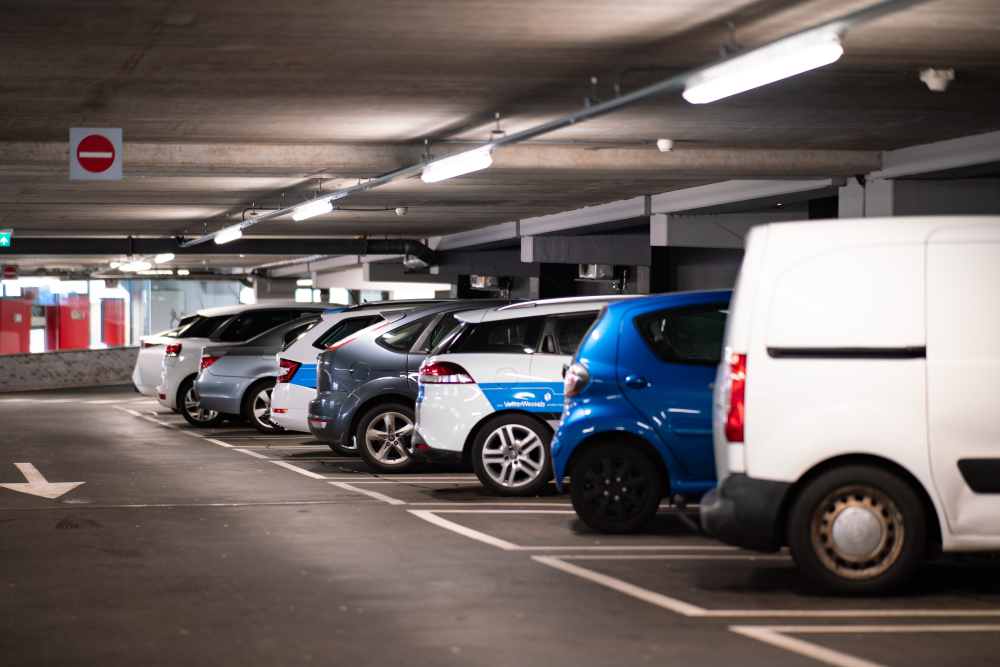
#> input picture project/Project/Data/car-image.jpg, 5000 x 3335 px, given in place of carParkingInput.mp4, which was not available (shown at 1/5 size)
$ jupyter execute car_par.ipynb
#> lines starting #> are read from the running program, lines starting #| are printed output that depends on the picture; after the words box and inside, x2 and y2 are one past the last pixel; in counts of white or black regions, pixels touching at a corner belong together; pictures that were not available may be replaced by others from this repository, and a replacement may not be noted
[cell 1]
import cv2
import pickle
import cvzone
import numpy as np

[cell 2]
# Define the width and height of ROI
width, height = 107, 48

# Loading the ROI from parkingSlotPosition file
try:
    with open('parkingSlotPosition', 'rb') as f:
        posList = pickle.load(f)
        print("parkingSlotPosition file loaded successfully.")
except:
    print("Failed to load parkingSlotPosition file.")
    posList = []

[cell 3]
# Read the video
cap = cv2.VideoCapture('F:\naan mudhalvan\ai enabled car parking\Data\carParkingInput.mp4')

while True:
    # Looping the video
    if cap.get(cv2.CAP_PROP_POS_FRAMES) == cap.get(cv2.CAP_PROP_FRAME_COUNT):
        cap.set(cv2.CAP_PROP_POS_FRAMES, 0)

    # Reading frame by frame from video
    ret, frame = cap.read()
#> frame is the input picture: shape (3335, 5000, 3); mean B, G, R 98.1, 99.5, 108.4

    if not ret:
        break

    # Convert frame to grayscale
    gray = cv2.cvtColor(frame, cv2.COLOR_BGR2GRAY)
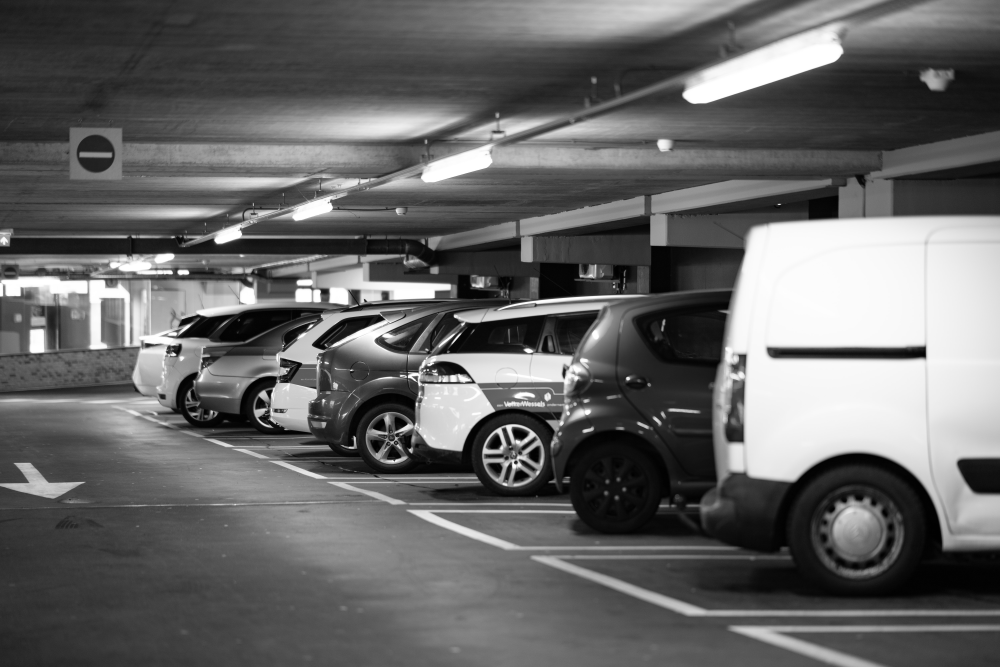
#> gray: shape (3335, 5000) (shown at 1/5 size); min 0, max 255, mean 102

    # Apply Gaussian blur
    blurred = cv2.GaussianBlur(gray, (3, 3), 0)

    # Apply adaptive thresholding
    threshold = cv2.adaptiveThreshold(blurred, 255, cv2.ADAPTIVE_THRESH_GAUSSIAN_C, cv2.THRESH_BINARY_INV, 25, 16)
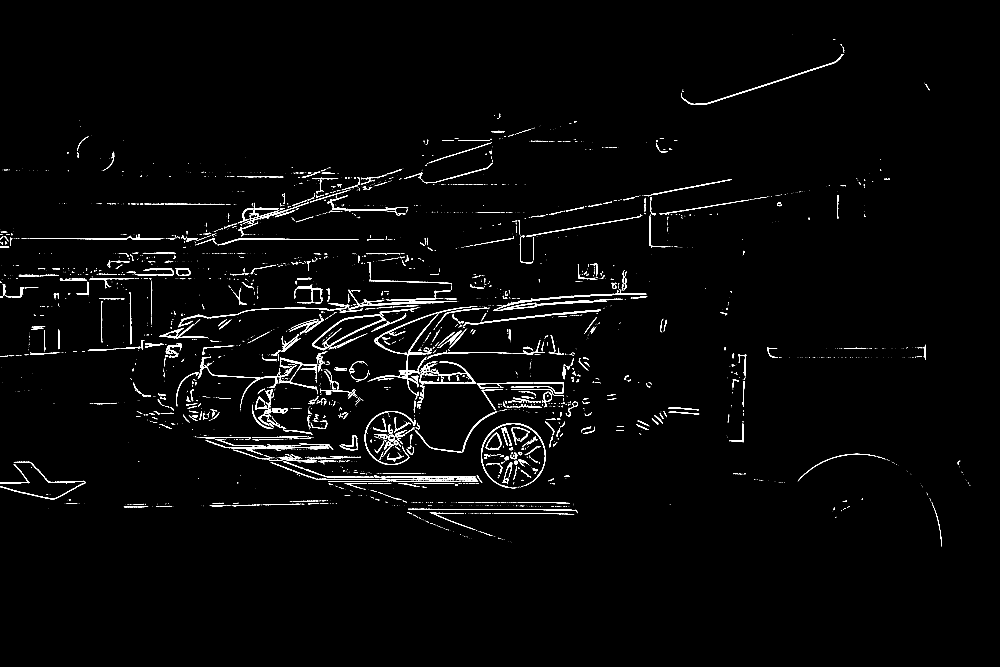
#> threshold: shape (3335, 5000) (shown at 1/5 size); 1.6% white; 3527 white regions (2530 under 20 px), largest, box (x1, y1, x2, y2) and area: (1560, 1572, 1929, 1751) 4823, (2468, 1448, 3231, 1555) 4763, (3406, 271, 4219, 525) 4366

    # Apply median blur
    median = cv2.medianBlur(threshold, 5)
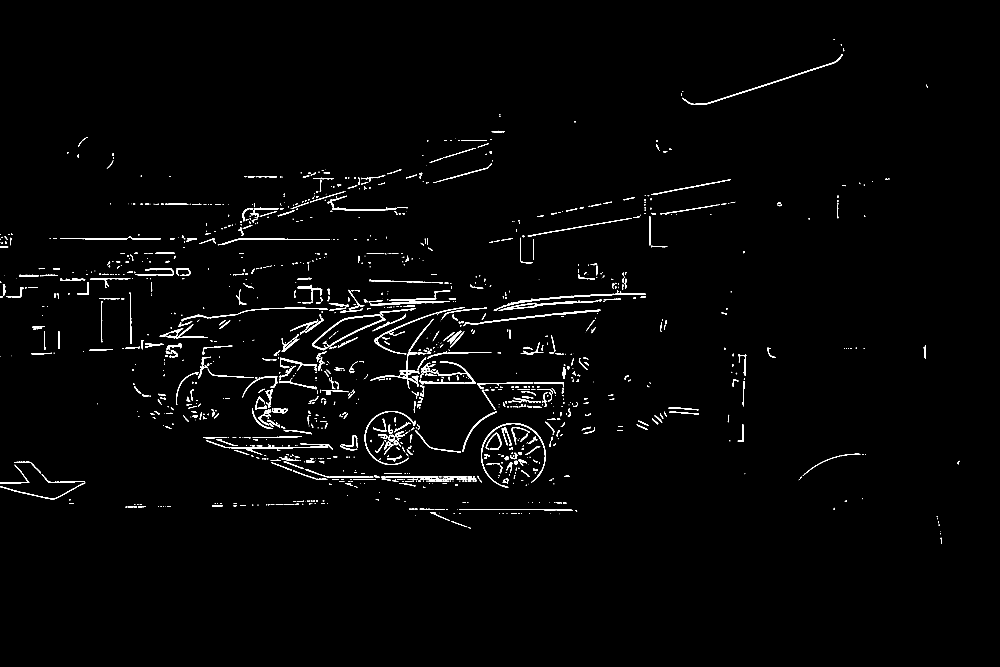
#> median: shape (3335, 5000) (shown at 1/5 size); 1.3% white; 1471 white regions (534 under 20 px), largest, box (x1, y1, x2, y2) and area: (1560, 1572, 1928, 1751) 4771, (2469, 1453, 3230, 1554) 4735, (3411, 272, 4215, 524) 4282

    # Dilate the image
    kernel = np.ones((3, 3), np.uint8)
    dilated = cv2.dilate(median, kernel, iterations=1)
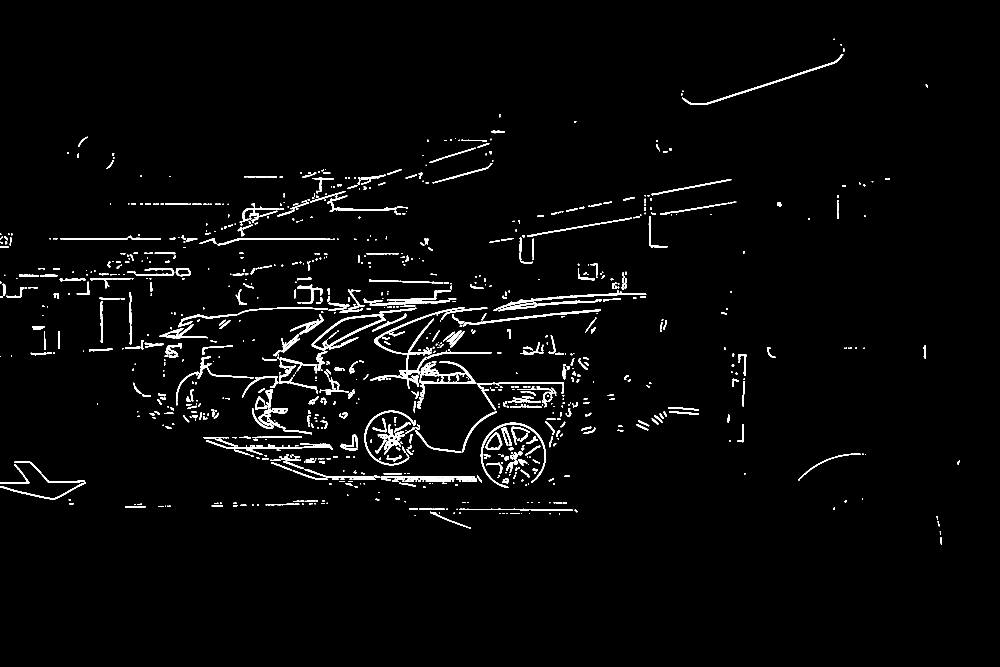
#> dilated: shape (3335, 5000) (shown at 1/5 size); 2.1% white; 1323 white regions (94 under 20 px), largest, box (x1, y1, x2, y2) and area: (1559, 1571, 1929, 1752) 6995, (2468, 1452, 3231, 1555) 6571, (3410, 271, 4216, 525) 6466

    # Create a copy of the original frame to overlay the text
    imgOverlay = frame.copy()

    # Initialize lists to store free slot numbers and positions
    freeSlots = []
    freeSlotPositions = []

    # Check parking space and display slot numbers
    for i, pos in enumerate(posList):
        x, y = pos
        imgCrop = dilated[y:y + height, x:x + width]
        count = cv2.countNonZero(imgCrop)
        if count < 900:
            color = (0, 255, 0)
            thickness = 2
            freeSlots.append(i + 1)
            freeSlotPositions.append(pos)
        else:
            color = (0, 0, 255)
            thickness = 2
        cv2.rectangle(imgOverlay, pos, (pos[0] + width, pos[1] + height), color, thickness)
        cv2.putText(imgOverlay, str(i + 1), (x, y - 10), cv2.FONT_HERSHEY_SIMPLEX, 0.7, (255, 255, 255), thickness,
                    cv2.LINE_AA)
#> after the loop, freeSlotPositions = []; freeSlots = []

    # Display the number of free parking slots
    cv2.putText(imgOverlay, f'Free: {len(freeSlots)} / {len(posList)}', (100, 50), cv2.FONT_HERSHEY_SIMPLEX, 1,
                (0, 255, 0), 2, cv2.LINE_AA)

    # Display the free slot positions
    for slot, pos in zip(freeSlots, freeSlotPositions):
        cv2.putText(imgOverlay, f'Slot {slot}', (pos[0], pos[1] - 10), cv2.FONT_HERSHEY_SIMPLEX, 0.7, (0, 255, 0),
                    thickness, cv2.LINE_AA)
#> this loop made 0 passes

    # Blend the overlay image with the original frame
    imgOutput = cv2.addWeighted(frame, 0.7, imgOverlay, 0.3, 0)

    # Display the frame
    cv2.imshow("Car Parking Input", imgOutput)

    if cv2.waitKey(1) == ord('q'):
#> (key q is pressed here)
        break

cap.release()
cv2.destroyAllWindows()

[cell 4]
# Read the video
cap = cv2.VideoCapture(r'F:\naan mudhalvan\ai enabled car parking\Data\carParkingInput.mp4')

while True:
    # Looping the video
    if cap.get(cv2.CAP_PROP_POS_FRAMES) == cap.get(cv2.CAP_PROP_FRAME_COUNT):
        cap.set(cv2.CAP_PROP_POS_FRAMES, 0)

    # Reading frame by frame from video
    ret, frame = cap.read()

    if not ret:
        break

    # Convert frame to grayscale
    gray = cv2.cvtColor(frame, cv2.COLOR_BGR2GRAY)

    # Apply Gaussian blur
    blurred = cv2.GaussianBlur(gray, (3, 3), 0)

    # Apply adaptive thresholding
    threshold = cv2.adaptiveThreshold(blurred, 255, cv2.ADAPTIVE_THRESH_GAUSSIAN_C, cv2.THRESH_BINARY_INV, 25, 16)

    # Apply median blur
    median = cv2.medianBlur(threshold, 5)

    # Dilate the image
    kernel = np.ones((3, 3), np.uint8)
    dilated = cv2.dilate(median, kernel, iterations=1)

    # Initialize lists to store free slot numbers and positions
    freeSlots = []
    freeSlotPositions = []

    # Check parking space and display slot numbers
    for i, pos in enumerate(posList):
        x, y = pos
        imgCrop = dilated[y:y + height, x:x + width]
        count = cv2.countNonZero(imgCrop)
        if count < 900:
            color = (0, 255, 0)
            freeSlots.append(i + 1)
            freeSlotPositions.append(pos)
            cv2.rectangle(frame, pos, (pos[0] + width, pos[1] + height), color, 2)
            cv2.putText(frame, f'Slot {i + 1}', (pos[0], pos[1] - 10), cv2.FONT_HERSHEY_SIMPLEX, 0.5, color, 2,
                        cv2.LINE_AA)
        else:
            color = (0, 0, 255)
            cv2.rectangle(frame, pos, (pos[0] + width, pos[1] + height), color, 2)
            cv2.putText(frame, f'Slot {i + 1}', (x, y - 10), cv2.FONT_HERSHEY_SIMPLEX, 0.5, color, 2, cv2.LINE_AA)

    # Display the available parking slot count / total parking slot count
    cvzone.putTextRect(frame, f'Free: {len(freeSlots)} / {len(posList)}', (10, 25), scale=1.5,
                       thickness=2, offset=5, colorR=(0, 200, 0))

    # Display the slot numbers for free slots
    if freeSlots:
        slot_text = 'Free Slots: ' + ', '.join(map(str, freeSlots))
        cvzone.putTextRect(frame, slot_text, (15, 50), scale=1.5, thickness=2, offset=3, colorR=(0, 200, 0))

    # Display the frame
    cv2.imshow("Car Parking Input", frame)

    if cv2.waitKey(1) == ord('q'):
#> (key q is pressed here)
        break

cap.release()
cv2.destroyAllWindows()

$ run again, on project/Project/Data/carParkImg.png
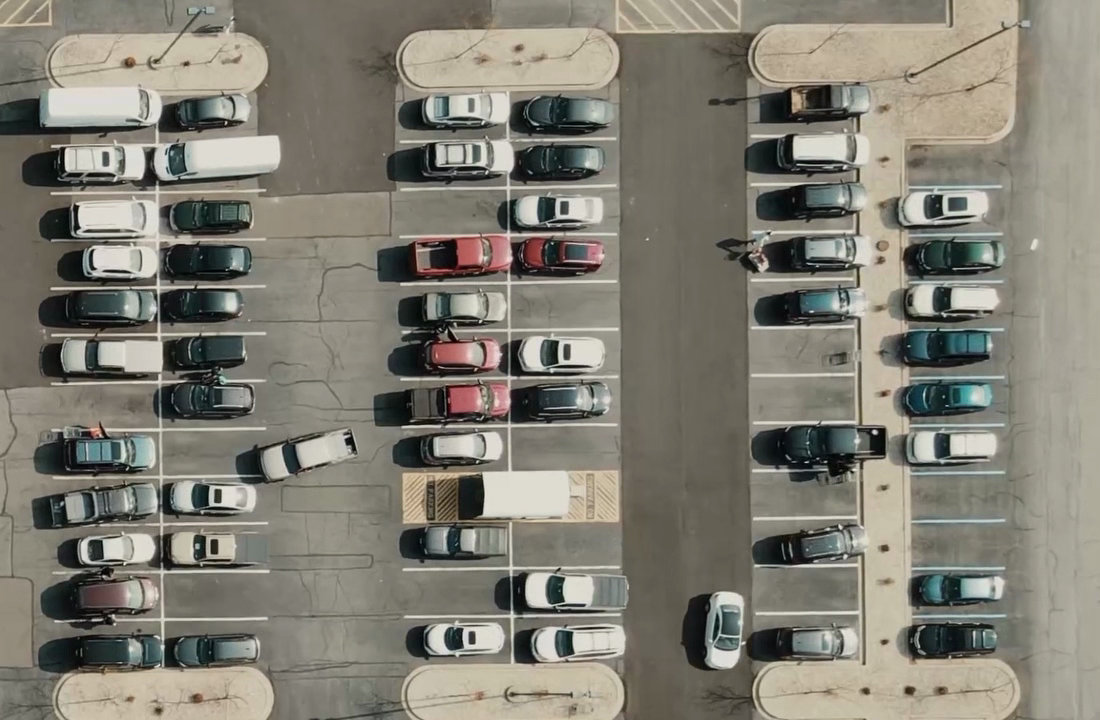
#> input picture project/Project/Data/carParkImg.png, 1100 x 720 px, given in place of carParkingInput.mp4, which was not available
#> frame is the input picture: shape (720, 1100, 3); mean B, G, R 116, 126.7, 129.8
#> `threshold = cv2.adaptiveThreshold(blurred, 255, cv2.ADAPTIVE_THRESH_GA..`:
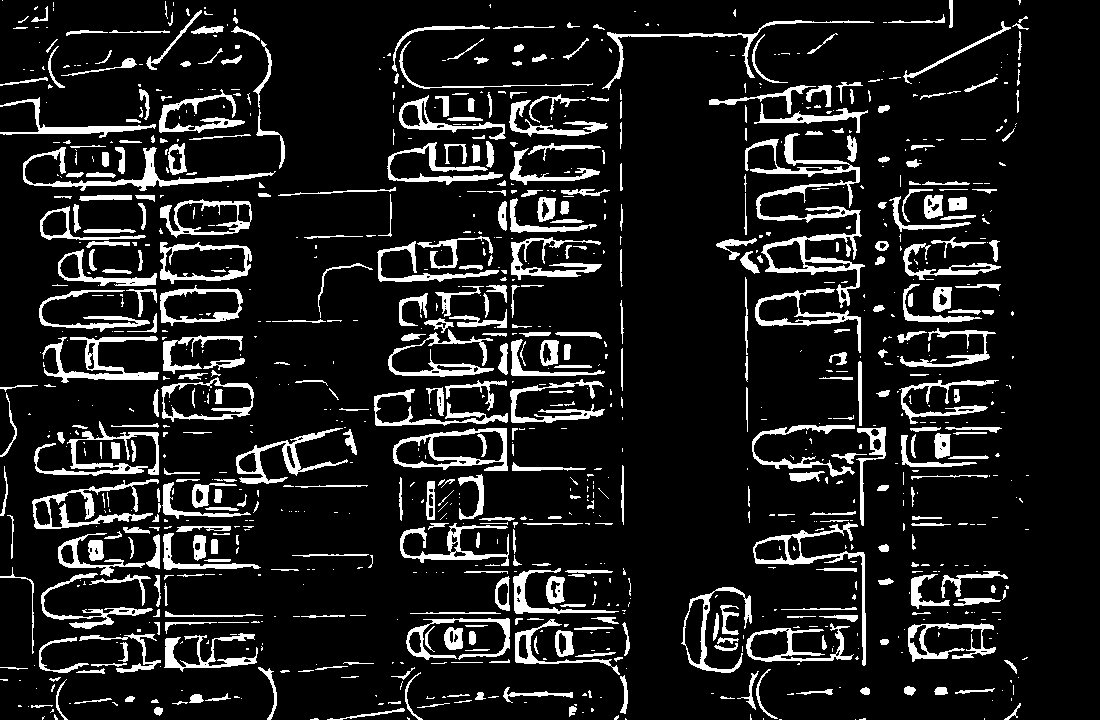
#> threshold: shape (720, 1100); 12.1% white; 1022 white regions (588 under 20 px), largest, box (x1, y1, x2, y2) and area: (745, 133, 865, 308) 3927, (23, 147, 276, 191) 1805, (42, 336, 159, 383) 1629
#> median: shape (720, 1100); 9.8% white; 626 white regions (209 under 20 px), largest, box (x1, y1, x2, y2) and area: (44, 336, 158, 383) 1603, (393, 428, 508, 471) 1485, (51, 147, 271, 191) 1417
#> dilated: shape (720, 1100); 15.7% white; 535 white regions (46 under 20 px), largest, box (x1, y1, x2, y2) and area: (761, 205, 864, 305) 3103, (43, 335, 159, 384) 2355, (392, 427, 509, 472) 2284
#> after the loop `for i, pos in enumerate(posList):`: freeSlotPositions = []
#> imgOverlay: shape (720, 1100, 3); 0.21% of pixels changed, all inside (x1, y1, x2, y2) = (102, 23, 287, 60)
#> `cvzone.putTextRect(frame, f'Free: {len(freeSlots)} / {len(posList)}', ..`:
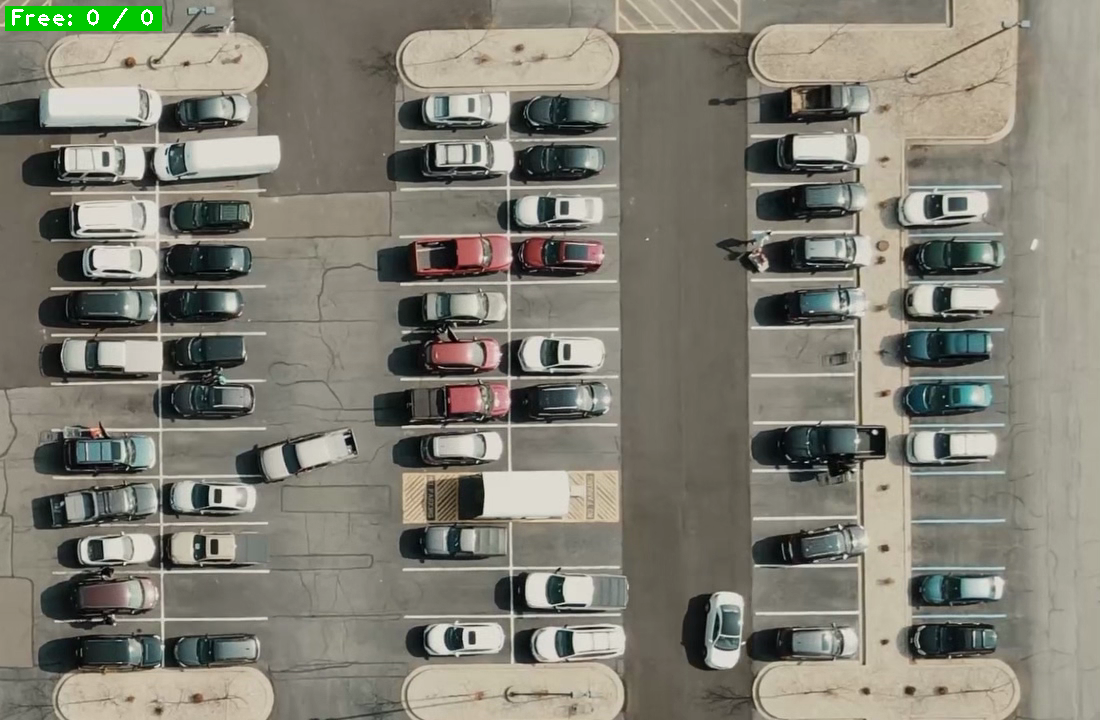
#> frame: shape (720, 1100, 3); 0.5% of pixels changed, all inside (x1, y1, x2, y2) = (5, 6, 162, 31)
